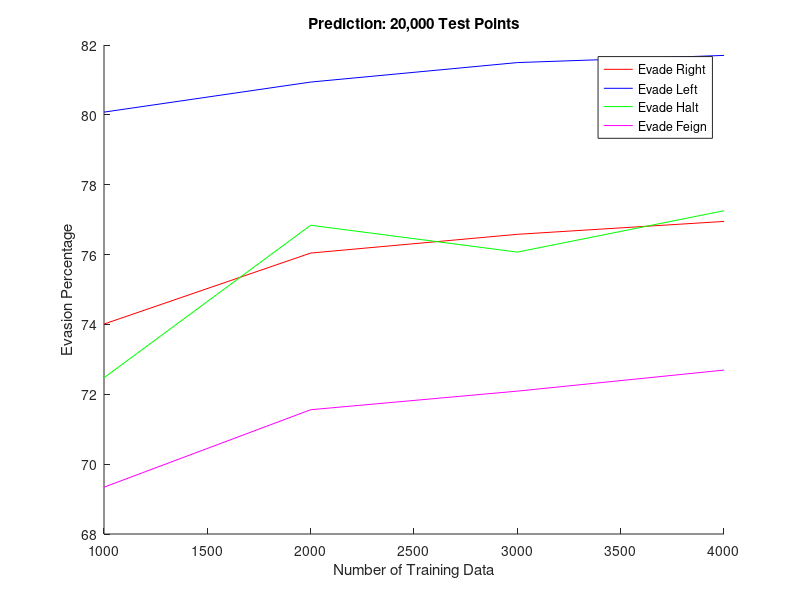
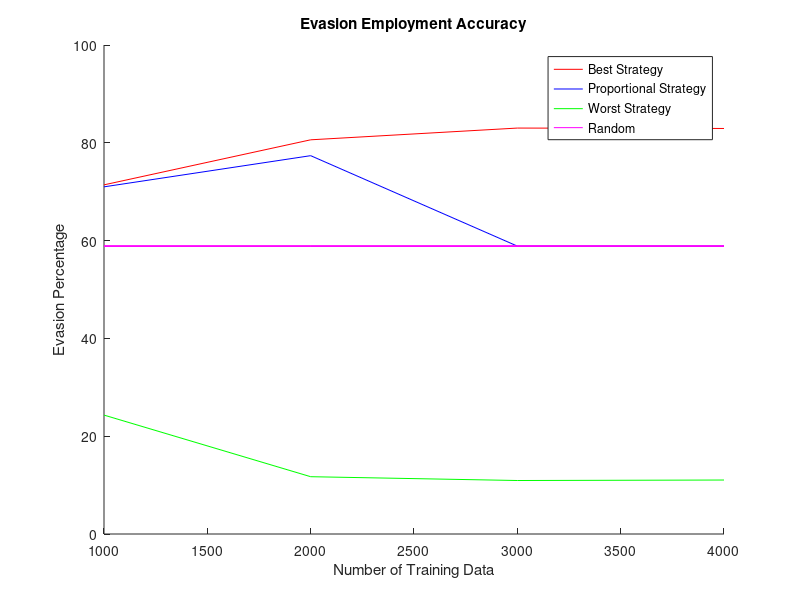
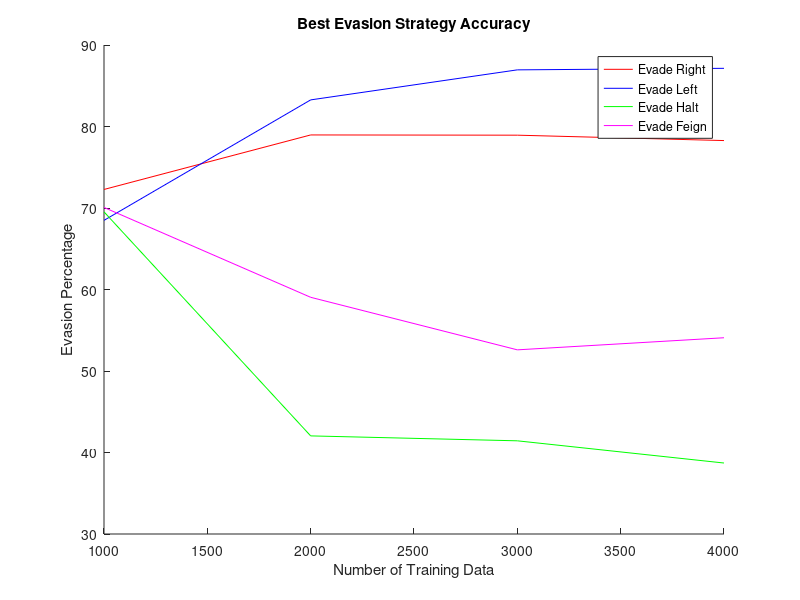
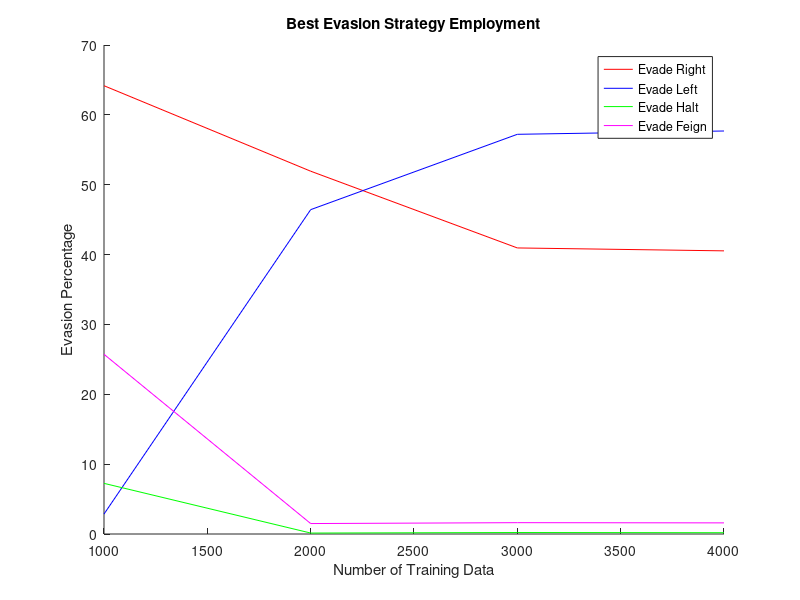

These figures' MATLAB source, in order:
function generateEvasionGraphs

close all; clear; clc;

% data point training
data = [1000, 2000, 3000, 4000];

% C3PO accuracy
rightC = [72.275334608, 78.964531854, 78.935566162, 78.274445702];
leftC = [68.4834123222749, 83.2653291465318, 86.9500559514695, 87.1387134296273];
haltC = [69.526982011992, 42.0382165605096, 41.4342629482072, 38.7096774193548];
feignC = [70.070607676707, 59.0431738623104, 52.5960539979231, 54.08];

% R2D2 accuracy
rightR = [72.388293293685, 76.6339979722879, 77.5927040827703, 77.6133209990749];
leftR = [73.6902666847164, 80.3008779488135, 82.9054129154162, 82.8242397137746];
haltR = [65.0455927051672, 77.027027027027, 74.4637900580368, 72.83728115345];
feignR = [69.0756619240554, 68.7317852778039, 69.0509453292354, 69.1556903250261];

% Bender accuracy
rightB = [36.8782854832188, 39, 35.9009628610729, 35.3185595567867];
leftB = [30.6584362139918, 46.551724137931, 57.6576576576577, 59.0909090909091];
haltB = [17.8545378764197, 10.7631040792164, 9.36172377826961, 9.59973298415877];
feignB = [25.9786058540026, 13.5913166588013, 15.5747540196784, 15.0648406253787];

% Robbie accuracy (BASELINE)
rightRob = 72.4261811023622; 
leftRob = 73.4947419907068;
haltRob = 38.521057277873;
feignRob = 38.521057277873;

% prediction values
right = [74.0108, 76.0433, 76.5797, 76.9488];
left = [80.0783, 80.9391, 81.4967, 81.7021];
halt = [72.4723, 76.8396, 76.0710, 77.2550];
feign = [69.3406, 71.558, 72.0905, 72.6932];

% C3PO accuracy / life expectancy
c3po = [71.4006917473383, 80.6126903198771, 83.0144649160496, 82.9299990656349;
        448.3383, 573.5897, 620.4400, 618.2107];

% R2D2 accuracy / life expectancy
r2d2 = [70.9933306386419, 77.3690864720238, 58.8744860094273, 58.8744860094273;
        342.7372, 342.7372, 438.1283, 438.1283];

% Bender accuracy / life expectancy
bender = [24.3173031685315, 11.7184427841133, 10.9383057280172, 11.038474350433;
          240.9934, 202.7983, 202.626, 203.9190];
      
% C3PO employment
% 500; 1000; 1500; 2000 
employC = [66421, 2954, 7505, 26626;
           59490, 53183, 157, 1714;
           48608, 67916, 251, 1926;
           47718, 67917, 217, 1875];
       
% Bender employment
employB = [2473, 10206, 19194, 17014;
           500, 58, 37164, 10595; 
           727, 111, 39309, 8334;
           722, 110, 38949, 8251];

% Prediction rather similar
figure(1); hold on;
plot(data, right, 'r');
plot(data, left, 'b');
plot(data, halt, 'g');
plot(data, feign, 'm');
title('Prediction: 20,000 Test Points'); ylabel('Evasion Percentage'); xlabel('Number of Training Data');
legend('Evade Right', 'Evade Left', 'Evade Halt', 'Evade Feign');

% Strategy Employment (Show Baseline of Random)
figure(2); hold on;
plot(data, c3po(1,:), 'r');
plot(data, r2d2(1,:), 'b');
plot(data, bender(1,:), 'g');
plot(data, 58.8744860094273*ones(length(data)), 'm');
title('Evasion Employment Accuracy'); ylabel('Evasion Percentage'); xlabel('Number of Training Data');
legend('Best Strategy', 'Proportional Strategy', 'Worst Strategy', 'Random');

% C3PO individual evasion strategies
figure(4); hold on;
plot(data, rightC, 'r');
plot(data, leftC, 'b');
plot(data, haltC, 'g');
plot(data, feignC, 'm');
title('Best Evasion Strategy Accuracy'); ylabel('Evasion Percentage'); xlabel('Number of Training Data');
legend('Evade Right', 'Evade Left', 'Evade Halt', 'Evade Feign');

% C3PO evasion employment
figure(5); hold on;
employ = ones(4,4);
for i = 1:4
    employ(1,i) = (employC(1,i)/(sum(employC(1,:))))*100;
    employ(2,i) = (employC(2,i)/(sum(employC(2,:))))*100;
    employ(3,i) = (employC(3,i)/(sum(employC(3,:))))*100;
    employ(4,i) = (employC(4,i)/(sum(employC(4,:))))*100;
end
plot(data, employ(:,1), 'r');
plot(data, employ(:,2), 'b');
plot(data, employ(:,3), 'g');
plot(data, employ(:,4), 'm');
title('Best Evasion Strategy Employment'); ylabel('Evasion Percentage'); xlabel('Number of Training Data');
legend('Evade Right', 'Evade Left', 'Evade Halt', 'Evade Feign');

end